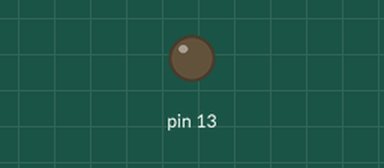
Recording of a sketch running on a simulated Arduino Uno, built with avr-gcc and run on an emulated ATmega328P. Parts: output pins drawn as LEDs (lit = HIGH).

Above: at 0.6 s.
At 14.0 s:
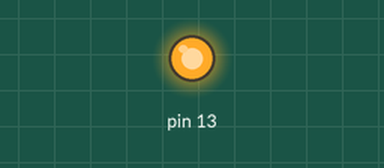
Timing chart, 0 to 20.2 s (numbered marks = the images above):
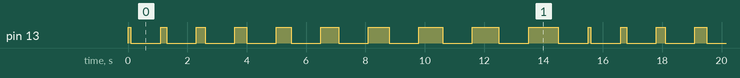

The sketch:

arduino-01.ino
```cpp
#define TIME_BASE_MS 100
#define LIMIT_INTERVAL_COUNT 10

uint8_t loop_count = 1;
uint16_t frequency = 0;

void setup() {
  // put your setup code here, to run once:
  pinMode(13, OUTPUT);
}

void loop() {
  // put your main code here, to run repeatedly:
  frequency = TIME_BASE_MS * loop_count;

  //blink(frequency);
  digitalWriteDelay(HIGH, frequency);
  digitalWriteDelay(LOW, 1000);

  loop_count++;

  if(loop_count > LIMIT_INTERVAL_COUNT) {
    loop_count = 1;
  }
}


void blink(unsigned long time) {
  unsigned long fase = time / 2;

  digitalWrite(13, HIGH);
  delay(fase);
  digitalWrite(13, LOW);
  delay(fase);
}

void digitalWriteDelay(uint8_t val, unsigned long time) {
  digitalWrite(13, val);
  delay(time);
}
```

Measured:
- by itself, pin 13: repeats every 15.5 s: LOW 1.0 s, HIGH 0.20 s, LOW 1.0 s, HIGH 0.30 s, LOW 1.0 s, HIGH 0.40 s, LOW 1.0 s, HIGH 0.50 s, LOW 1.0 s, HIGH 0.60 s, LOW 1.0 s, HIGH 0.70 s, LOW 1.0 s, HIGH 0.80 s, LOW 1.0 s, HIGH 0.90 s, LOW 1.0 s, HIGH 1.0 s, LOW 1.0 s, HIGH 0.10 s
- by itself, everything shown: repeats every 15.5 s, in 20 steps
